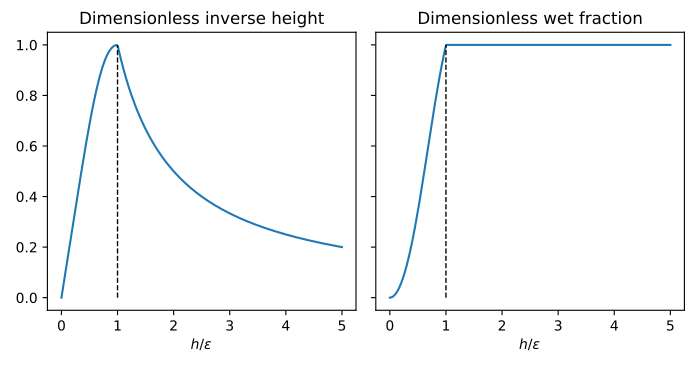

This chart was generated by the following Python code:
import numpy as np
import matplotlib.pyplot as plt

def _InvH(h):
    return np.sqrt(2.0) * max(h, 0.0) / np.sqrt(h**4 + max(h**4, 1.0))
InvH = np.vectorize(_InvH)

def _WetFraction(h):
    return h * InvH(h)
WetFraction = np.vectorize(_WetFraction)

x = np.linspace(0, 5, 200)
h_inv = InvH(x)
wet_f = WetFraction(x)

fig, ax = plt.subplots(nrows=1, ncols=2, sharey=True)
fig.set_size_inches(7,4)
ax[0].plot(x, h_inv)
ax[1].plot(x, wet_f)
ax[0].plot([1,1], [0,1], color='k', linewidth=1, linestyle='dashed')
ax[1].plot([1,1], [0,1], color='k', linewidth=1, linestyle='dashed')
ax[0].set_title('Dimensionless inverse height')
ax[1].set_title('Dimensionless wet fraction')
ax[0].set_xlabel('$h/\epsilon$')
ax[1].set_xlabel('$h/\epsilon$')
fig.tight_layout()
plt.show()
